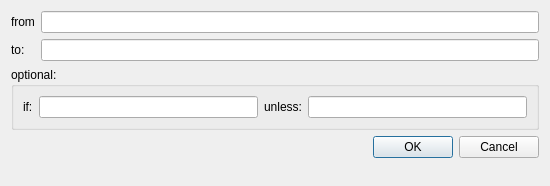
<?xml version="1.0" encoding="UTF-8"?>
<ui version="4.0">
 <class>RemapEdit</class>
 <widget class="QDialog" name="RemapEdit">
  <property name="geometry">
   <rect>
    <x>0</x>
    <y>0</y>
    <width>550</width>
    <height>186</height>
   </rect>
  </property>
  <property name="windowTitle">
   <string>Remap:</string>
  </property>
  <property name="windowIcon">
   <iconset>
    <normaloff>:/icons/logo.png</normaloff>:/icons/logo.png</iconset>
  </property>
  <layout class="QFormLayout" name="formLayout">
   <item row="0" column="0">
    <widget class="QLabel" name="label">
     <property name="text">
      <string>from</string>
     </property>
    </widget>
   </item>
   <item row="0" column="1">
    <widget class="QLineEdit" name="lineEdit_from">
     <property name="toolTip">
      <string>original-name</string>
     </property>
    </widget>
   </item>
   <item row="1" column="0">
    <widget class="QLabel" name="label_3">
     <property name="text">
      <string>to:</string>
     </property>
    </widget>
   </item>
   <item row="1" column="1">
    <widget class="QLineEdit" name="lineEdit_to">
     <property name="toolTip">
      <string>new-name</string>
     </property>
    </widget>
   </item>
   <item row="2" column="0" colspan="2">
    <widget class="QGroupBox" name="groupBox">
     <property name="title">
      <string>optional:</string>
     </property>
     <layout class="QGridLayout" name="gridLayout">
      <item row="0" column="0">
       <widget class="QLabel" name="label_8">
        <property name="text">
         <string>if:</string>
        </property>
       </widget>
      </item>
      <item row="0" column="1">
       <widget class="QLineEdit" name="lineEdit_if">
        <property name="toolTip">
         <string>$(arg foo)</string>
        </property>
       </widget>
      </item>
      <item row="0" column="2">
       <widget class="QLabel" name="label_9">
        <property name="text">
         <string>unless:</string>
        </property>
       </widget>
      </item>
      <item row="0" column="3">
       <widget class="QLineEdit" name="lineEdit_unless">
        <property name="toolTip">
         <string>$(arg foo)</string>
        </property>
       </widget>
      </item>
     </layout>
    </widget>
   </item>
   <item row="3" column="1">
    <widget class="QDialogButtonBox" name="buttonBox">
     <property name="orientation">
      <enum>Qt::Horizontal</enum>
     </property>
     <property name="standardButtons">
      <set>QDialogButtonBox::Cancel|QDialogButtonBox::Ok</set>
     </property>
    </widget>
   </item>
  </layout>
 </widget>
 <resources/>
 <connections>
  <connection>
   <sender>buttonBox</sender>
   <signal>rejected()</signal>
   <receiver>RemapEdit</receiver>
   <slot>reject()</slot>
   <hints>
    <hint type="sourcelabel">
     <x>316</x>
     <y>260</y>
    </hint>
    <hint type="destinationlabel">
     <x>286</x>
     <y>274</y>
    </hint>
   </hints>
  </connection>
  <connection>
   <sender>buttonBox</sender>
   <signal>accepted()</signal>
   <receiver>RemapEdit</receiver>
   <slot>accept()</slot>
   <hints>
    <hint type="sourcelabel">
     <x>248</x>
     <y>254</y>
    </hint>
    <hint type="destinationlabel">
     <x>157</x>
     <y>274</y>
    </hint>
   </hints>
  </connection>
 </connections>
</ui>
